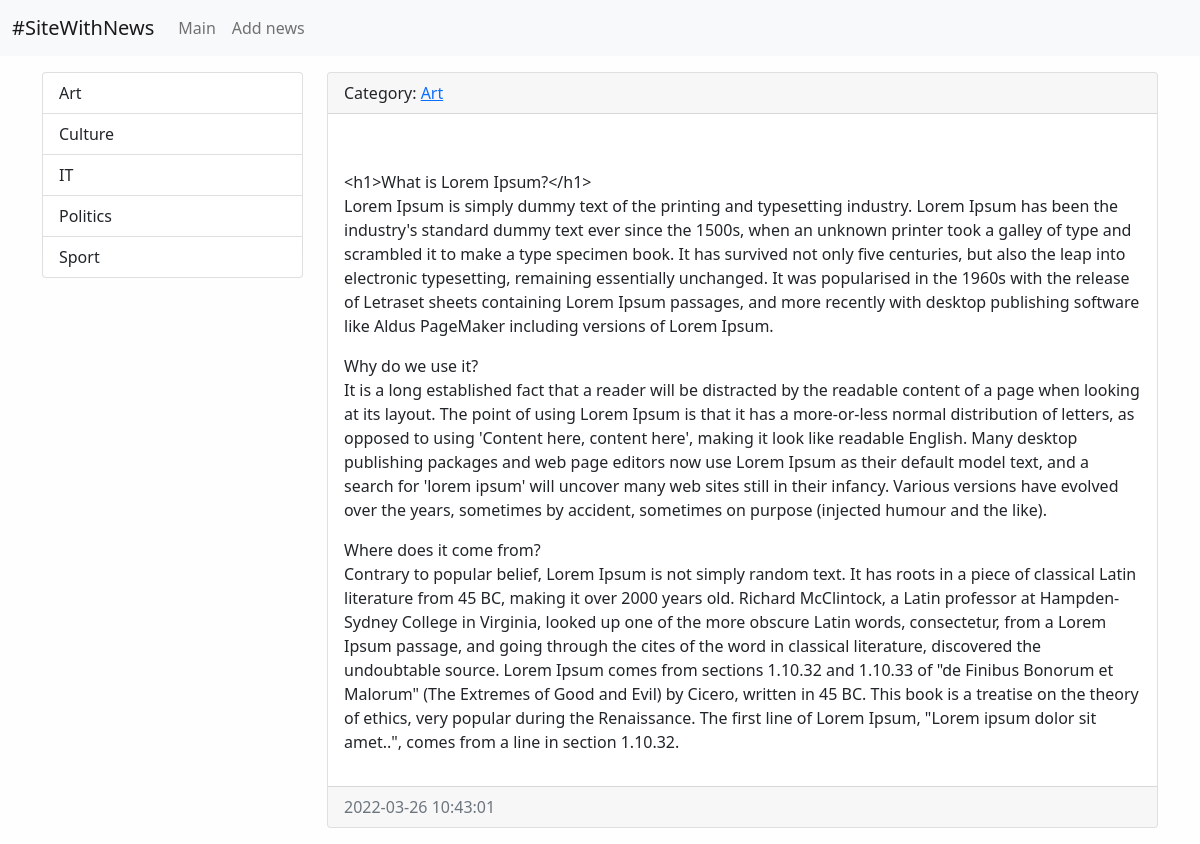
The page /news/1/ on the database its author committed.
### news/models.py (models this page shows, shortened)
class Category(models.Model):
    title = models.CharField(max_length=40, db_index=True, verbose_name="Name of category")
    def get_absolute_url(self):
        return reverse('category', kwargs={"category_id": self.pk})
    def __str__(self):
        return self.title
    class Meta:
        verbose_name = "Category"
        verbose_name_plural = "Categories"
        ordering = ["title"]

class News(models.Model):
    title = models.CharField(max_length=150)
    content = models.TextField(blank=True)
    created_at = models.DateTimeField(auto_now_add=True, verbose_name='Create')
    updated_at = models.DateTimeField(auto_now=True, verbose_name='Update')
    photo = models.ImageField(upload_to='photos/%Y/%m/%d/', blank=True)
    is_published = models.BooleanField(default=True, verbose_name='Published')
    category = models.ForeignKey('Category', on_delete=models.PROTECT)
    class Meta:
        verbose_name = 'My news'
        verbose_name_plural = 'News'
        ordering = ['created_at', 'title']

### news/views.py (the view)
# urls.py: path('news/<int:news_id>/', view_news, name='view_news'),
def view_news(request, news_id):
    news_item = get_object_or_404(News, pk=news_id)
    return render(request, template_name='news/view_news.html', context={"news_item": news_item})

### news/templatetags/news_tags.py (called while the page is built)
@register.simple_tag(name='get_list_categories')
def get_categories():
    return Category.objects.all()

@register.inclusion_tag('news/list_categories.html')
def show_categories():
    categories = get_categories()
    return {"categories": categories}

### news/templates/news/view_news.html (shortened to what this page needs)
{% extends 'base.html' %}
{% block sidebar %}
    {% include 'inc/_sidebar.html' %}
{% endblock %}
{% block content %}
    <div class="card mb-3">
        <div class="card-header">
            Category: <a href="{{ news_item.category.get_absolute_url }}">{{ news_item.category }}</a>
        </div>
        <div class="card-body">
            <div class="media">
                <div class="media-body">
                    <p class="card-text">{{ news_item.content|linebreaks }}</p>
                </div>
            </div>
        </div>
        <div class="card-footer text-muted">
            {{ news_item.created_at|date:"Y-m-d H:i:s" }}
        </div>
    </div>
{% endblock content %}

### news/templates/news/list_categories.html
{% load news_tags %}
<div class="list-group">
    {% for item in categories %}
        <a href="{{ item.get_absolute_url }}" class="list-group-item list-group-item-action">{{ item.title }}</a>
    {% endfor%}
</div>

### testsite/static/css/style.css (style rules this page uses)
body { background-color: #fefefe; }

### rows shown on the page
Category: title "Art"
Category: title "Culture"
Category: title "IT"
Category: title "Politics"
Category: title "Sport"
News: category "Art", content "<h1>What is Lorem Ipsum?</h1> Lorem Ipsum is simply dummy text of the printing and typesetting industry. Lorem Ipsum has been the industry's standard dummy text ever since the 1500s, when an unknown printer took a galley of type and scrambled it to make a type specimen book. It has survived not only five centuries, but also the leap into electronic typesetting, remaining essentially unchanged. It was popularised in the 1960s with the release of Letraset sheets containing Lorem Ipsum passages, and more recently with desktop publishing software like Aldus PageMaker including versions of Lorem Ipsum. Why do we use it? It is a long established fact that a reader will be distracted by the…", created_at "2022-03-26 10:43:01"
